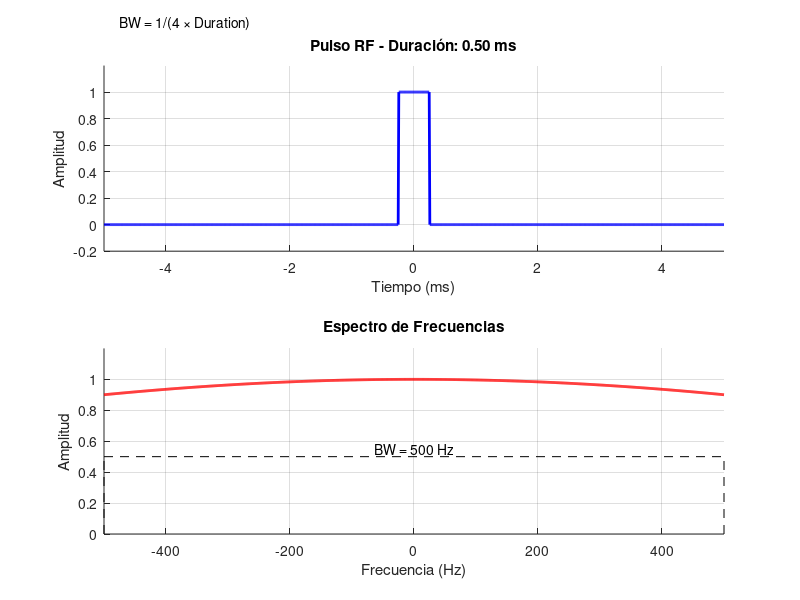

The MATLAB source for this figure: (Note: this script raises an error after producing the figure.)
% Configuración de la figura
figure('Position', [100 100 800 600]);

% No necesitamos VideoWriter para GIF
% Duración del pulso va desde 0.5ms a 2ms
durations = linspace(0.5, 4, 50);

% Parámetros de tiempo
t = linspace(-5, 5, 1000);
f = linspace(-500, 500, 1000);

% Inicializar el GIF
firstframe = true;

for dur_idx = 1:length(durations)
    duration = durations(dur_idx);
    % Limpiar la figura
    clf;
    % Subplot superior para el pulso RF
    subplot(2,1,1);
    hold on;
    % Crear el pulso rectangular
    pulse = zeros(size(t));
    pulse(abs(t) <= duration/2) = 1;
    % Dibujar el pulso
    plot(t, pulse, 'b-', 'LineWidth', 2);
    % Configuración de ejes
    xlabel('Tiempo (ms)');
    ylabel('Amplitud');
    title(sprintf('Pulso RF - Duración: %.2f ms', duration));
    grid on;
    ylim([-0.2 1.2]);
    xlim([-5 5]);
    % Subplot inferior para el espectro de frecuencias
    subplot(2,1,2);
    hold on;
    % Calcular la transformada de Fourier (función sinc)
    bw = 1/(4*duration/1000); % Convertir ms a s para BW en Hz
    spectrum = abs(sinc(f * duration/1000));
    % Normalizar el espectro
    spectrum = spectrum/max(spectrum);
    % Dibujar el espectro
    plot(f, spectrum, 'r-', 'LineWidth', 2);
    % Marcar el ancho de banda
    bw_line = 0.5; % Línea al 50% de la altura máxima
    plot([-bw bw], [bw_line bw_line], 'k--');
    plot([-bw -bw], [0 bw_line], 'k--');
    plot([bw bw], [0 bw_line], 'k--');
    % Añadir texto con el valor del BW
    text(0, bw_line*1.1, sprintf('BW = %.0f Hz', bw), ...
        'HorizontalAlignment', 'center');
    % Configuración de ejes
    xlabel('Frecuencia (Hz)');
    ylabel('Amplitud');
    title('Espectro de Frecuencias');
    grid on;
    ylim([0 1.2]);
    xlim([-500 500]);
    % Añadir la fórmula
    annotation('textbox', [0.15 0.95 0.7 0.05], ...
        'String', 'BW = 1/(4 × Duration)', ...
        'EdgeColor', 'none', ...
        'HorizontalAlignment', 'center');
    
    % Capturar y guardar el frame
    frame = getframe(gcf);
    im = frame2im(frame);
    [imind,cm] = rgb2ind(im,256);
    
    % Escribir al archivo gif
    if firstframe
        imwrite(imind,cm,'rf_pulse_bw.gif','gif','LoopCount',inf,'DelayTime',0.1);
        firstframe = false;
    else
        imwrite(imind,cm,'rf_pulse_bw.gif','gif','WriteMode','append','DelayTime',0.1);
    end
    
    pause(0.1);
end